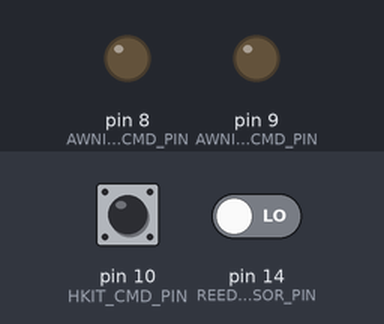
Bench run of a sketch on a simulated Arduino Uno, built with avr-gcc and run on an emulated ATmega328P. Parts: output pins drawn as LEDs (lit = HIGH). The inputs (shaded band) are chosen by the test bench; at power-on: pin 10 (HKIT_CMD_PIN) HIGH, pin 14 (REED_SENSOR_PIN) LOW.

Above: at 1.2 s.
1.3 s: pin 10 (HKIT_CMD_PIN) pulled LOW for 0.15 s
At 1.8 s:
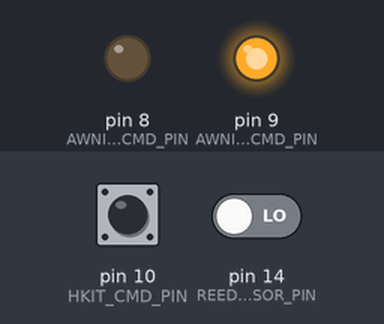
Timing chart, 0 to 4.3 s (numbered marks = the images above; inputs shaded):
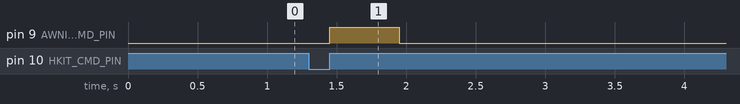

The sketch:

meross-to-remote.ino
```cpp
// INPUT
#define REED_SENSOR_PIN 14
#define HKIT_CMD_PIN 10
#define HKIT_GND_PIN 16

// OUTPUT
#define AWNING_OPEN_CMD_PIN 8
#define AWNING_CLOSE_CMD_PIN 9


bool AWNING_REEDS_STATUS;

unsigned long DURATION;

void setup() {
  pinMode(REED_SENSOR_PIN, INPUT);
  pinMode(HKIT_CMD_PIN, INPUT_PULLUP);
  pinMode(HKIT_GND_PIN, OUTPUT);

  pinMode(AWNING_OPEN_CMD_PIN, OUTPUT);
  pinMode(AWNING_CLOSE_CMD_PIN, OUTPUT);

  digitalWrite(HKIT_GND_PIN, LOW);
  digitalWrite(AWNING_OPEN_CMD_PIN, LOW);
  digitalWrite(AWNING_CLOSE_CMD_PIN, LOW);
}

void loop() {
  Serial.println("working....");
  DURATION = pulseIn(HKIT_CMD_PIN, LOW, 6000000);
  if ( DURATION > 10 ) {
    AWNING_REEDS_STATUS = digitalRead(REED_SENSOR_PIN);
    if(AWNING_REEDS_STATUS) { // CLOSED STATUS --> OPEN
      digitalWrite(AWNING_OPEN_CMD_PIN, HIGH);
      delay(500);
      digitalWrite(AWNING_OPEN_CMD_PIN, LOW);
      Serial.println("CMD IN, OPENNING AWNING");
    } else {
      digitalWrite(AWNING_CLOSE_CMD_PIN, HIGH);
      delay(500);
      digitalWrite(AWNING_CLOSE_CMD_PIN, LOW);
      Serial.println("CMD IN, CLOSING AWNING");
    }
   Serial.println("delay 60 secs");
   delay(60000);
  }
}
```

Measured:
- after the input at 1.3 s, pin 9 (AWNING_CLOSE_CMD_PIN): LOW → HIGH after 0.15 s, → LOW 0.50 s later
